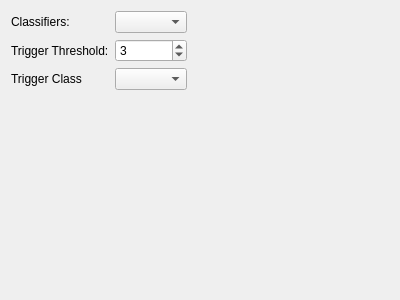
<?xml version="1.0" encoding="UTF-8"?>
<ui version="4.0">
 <class>ClassifiersSettingsView</class>
 <widget class="QWidget" name="ClassifiersSettingsView">
  <property name="geometry">
   <rect>
    <x>0</x>
    <y>0</y>
    <width>400</width>
    <height>300</height>
   </rect>
  </property>
  <property name="windowTitle">
   <string>Form</string>
  </property>
  <layout class="QGridLayout" name="gridLayout_2">
   <item row="1" column="0">
    <spacer name="m_qVerticalSpacer_Margin">
     <property name="orientation">
      <enum>Qt::Vertical</enum>
     </property>
     <property name="sizeHint" stdset="0">
      <size>
       <width>20</width>
       <height>40</height>
      </size>
     </property>
    </spacer>
   </item>
   <item row="0" column="0">
    <layout class="QGridLayout" name="m_qGridLayout">
     <item row="1" column="0">
      <widget class="QLabel" name="m_qLabel_TriggerThreshold">
       <property name="text">
        <string>Trigger Threshold:</string>
       </property>
      </widget>
     </item>
     <item row="1" column="1">
      <widget class="QSpinBox" name="m_qSpinBox_TriggerThreshold">
       <property name="minimum">
        <number>1</number>
       </property>
       <property name="maximum">
        <number>100</number>
       </property>
       <property name="value">
        <number>3</number>
       </property>
      </widget>
     </item>
     <item row="0" column="0">
      <widget class="QLabel" name="m_qLabel_Classifiers">
       <property name="text">
        <string>Classifiers:</string>
       </property>
      </widget>
     </item>
     <item row="0" column="1">
      <widget class="QComboBox" name="m_qComboBox_Classifiers"/>
     </item>
     <item row="2" column="0">
      <widget class="QLabel" name="m_qLabel_TriggerClass">
       <property name="text">
        <string>Trigger Class</string>
       </property>
      </widget>
     </item>
     <item row="2" column="1">
      <widget class="QComboBox" name="m_qComboBox_TriggerClass"/>
     </item>
    </layout>
   </item>
   <item row="0" column="1">
    <spacer name="m_qHorizontalSpacer_Margin">
     <property name="orientation">
      <enum>Qt::Horizontal</enum>
     </property>
     <property name="sizeHint" stdset="0">
      <size>
       <width>40</width>
       <height>20</height>
      </size>
     </property>
    </spacer>
   </item>
  </layout>
 </widget>
 <resources/>
 <connections/>
</ui>
